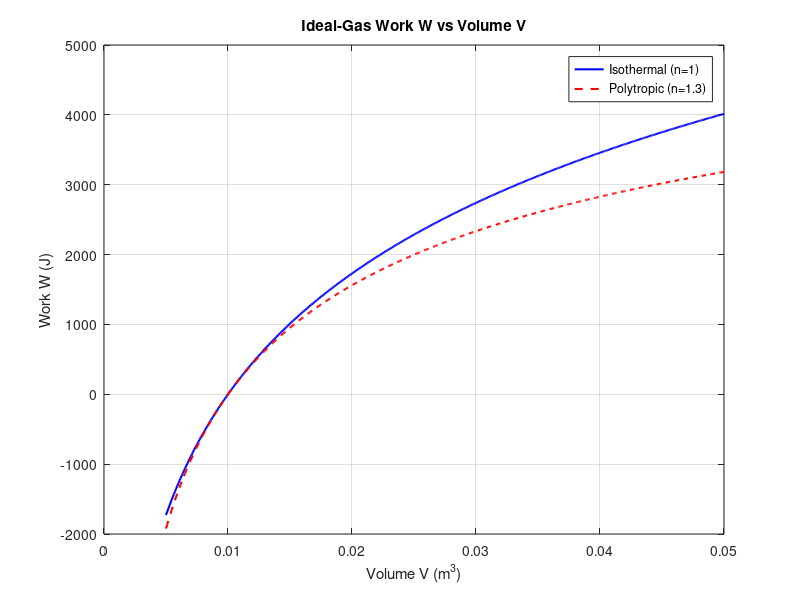

This figure's MATLAB source:
clearvars;
n_moles = 1.0;        % moles
R = 8.314;            % J/(mol K)
T = 300;              % K (isothermal)
V1 = 0.01;            % m^3 initial volume
V = linspace(0.005,0.05,500); % volumes to evaluate

% Isothermal work from V1 to V
W_iso = n_moles * R * T * log(V ./ V1);

% Polytropic example (n_poly != 1)
n_poly = 1.3;         % polytropic exponent
P1 = n_moles * R * T / V1;
C = P1 * V1^n_poly;
W_poly = C ./ (1 - n_poly) .* (V.^(1-n_poly) - V1.^(1-n_poly));

figure
plot(V, W_iso, 'b-', 'LineWidth', 1.5)
hold on
plot(V, W_poly, 'r--', 'LineWidth', 1.5)
xlabel('Volume V (m^3)')
ylabel('Work W (J)')
title('Ideal-Gas Work W vs Volume V')
legend('Isothermal (n=1)','Polytropic (n=1.3)','Location','best')
grid on
hold off
